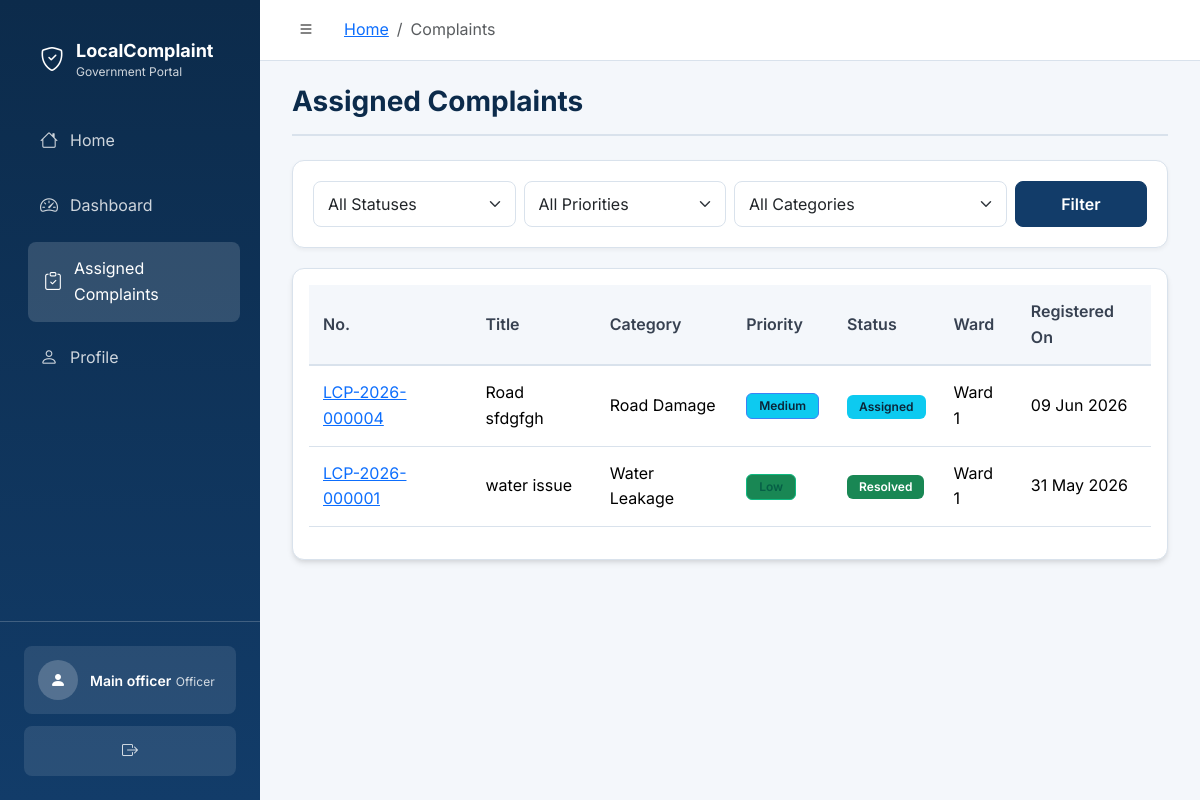
Before: /officer/complaints (signed in) with the older database file.
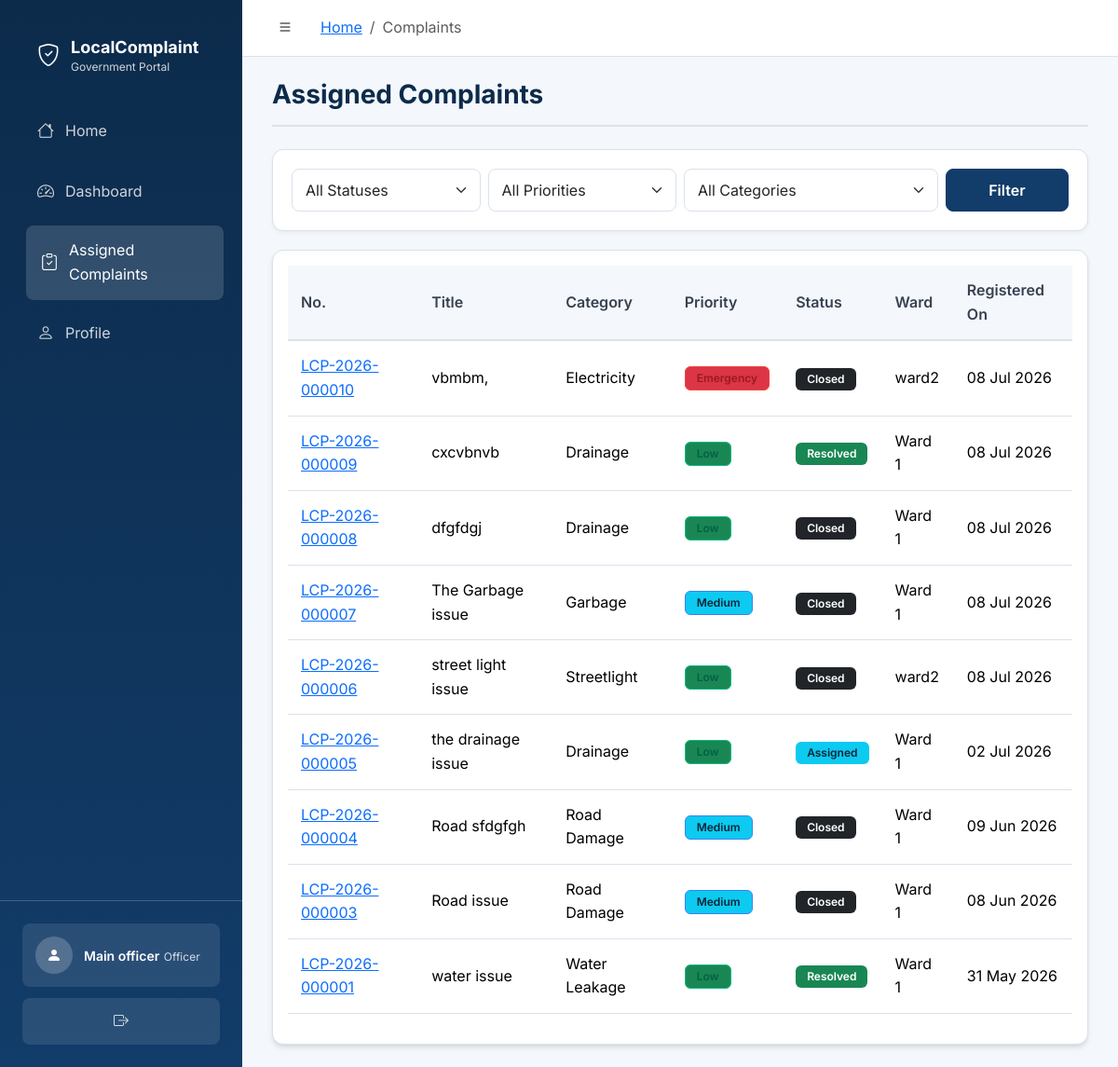
After: the same page with the newer database file.
### backend/models/complaint.py (models this page shows, shortened)
class Complaint(db.Model):
    __tablename__ = "complaints"
    STATUS_SUBMITTED = "Submitted"
    STATUS_ASSIGNED = "Assigned"
    STATUS_IN_PROGRESS = "In Progress"
    STATUS_RESOLVED = "Resolved"
    STATUS_CLOSED = "Closed"
    STATUSES = (
        STATUS_SUBMITTED,
        STATUS_ASSIGNED,
        STATUS_IN_PROGRESS,
        STATUS_RESOLVED,
        STATUS_CLOSED,
    )
    PRIORITY_LOW = "Low"
    PRIORITY_MEDIUM = "Medium"
    PRIORITY_HIGH = "High"
    PRIORITY_EMERGENCY = "Emergency"
    PRIORITIES = (
        PRIORITY_LOW,
        PRIORITY_MEDIUM,
        PRIORITY_HIGH,
        PRIORITY_EMERGENCY,
    )
    ESCALATION_NORMAL = "Normal"
    ESCALATION_URGENT = "Urgent"
    ESCALATION_CRITICAL = "Critical"
    ESCALATION_LEVELS = (
        ESCALATION_NORMAL,
        ESCALATION_URGENT,
        ESCALATION_CRITICAL,
    )
    REFILE_AFTER_DAYS = 7
    complaint_id = db.Column(db.Integer, primary_key=True, autoincrement=True)
    complaint_number = db.Column(
        db.String(30),
        unique=True,
        nullable=True,
        index=True,
    )
    title = db.Column(db.String(200), nullable=False)
    description = db.Column(db.Text, nullable=False)
    category_id = db.Column(
        db.Integer,
        db.ForeignKey(
            "complaint_categories.category_id",
            ondelete="RESTRICT",
            onupdate="CASCADE",
        ),
        nullable=False,
        index=True,
    )
    priority = db.Column(
        db.Enum(*PRIORITIES, name="complaint_priority"),
        nullable=False,
        default=PRIORITY_MEDIUM,
        index=True,
    )
    status = db.Column(
        db.Enum(*STATUSES, name="complaint_status"),
        nullable=False,
        default=STATUS_SUBMITTED,
        index=True,
    )
    escalation_level = db.Column(
        db.Enum(*ESCALATION_LEVELS, name="complaint_escalation_level"),
        nullable=False,
        default=ESCALATION_NORMAL,
        index=True,
    )
    location = db.Column(db.String(255), nullable=False)
    ward_id = db.Column(
        db.Integer,
        db.ForeignKey("wards.ward_id", ondelete="RESTRICT", onupdate="CASCADE"),
        nullable=False,
        index=True,
    )
    citizen_id = db.Column(
        db.Integer,
        db.ForeignKey("users.user_id", ondelete="RESTRICT", onupdate="CASCADE"),
        nullable=False,
        index=True,
    )
    assigned_officer_id = db.Column(
        db.Integer,
        db.ForeignKey("users.user_id", ondelete="SET NULL", onupdate="CASCADE"),
        index=True,
    )
    before_image_path = db.Column(db.String(255))
    after_image_path = db.Column(db.String(255))
    resolution_notes = db.Column(db.Text)
    work_performed = db.Column(db.Text)
    materials_used = db.Column(db.Text)
    additional_remarks = db.Column(db.Text)
    is_active = db.Column(db.Boolean, nullable=False, default=True, index=True)
    submitted_at = db.Column(
        db.DateTime,
        nullable=False,
        default=datetime.utcnow,
        index=True,
    )
    assigned_at = db.Column(db.DateTime)
    resolved_at = db.Column(db.DateTime)
    closed_at = db.Column(db.DateTime)
    created_at = db.Column(db.DateTime, nullable=False, default=datetime.utcnow)
    updated_at = db.Column(
        db.DateTime,
        nullable=False,
        default=datetime.utcnow,
        onupdate=datetime.utcnow,
    )
    category = db.relationship(
        "ComplaintCategory",
        back_populates="complaints",
    )
    ward = db.relationship(
        "Ward",
        back_populates="complaints",
    )
    citizen = db.relationship(
        "User",
        foreign_keys=[citizen_id],
        back_populates="citizen_complaints",
    )
    assigned_officer = db.relationship(
        "User",
        foreign_keys=[assigned_officer_id],
        back_populates="assigned_complaints",
    )
    updates = db.relationship(
        "ComplaintUpdate",
        back_populates="complaint",
        lazy="dynamic",
        cascade="all, delete-orphan",
        order_by="ComplaintUpdate.created_at.asc()",
    )
    notifications = db.relationship(
        "Notification",
        back_populates="complaint",
        lazy="dynamic",
    )
    feedback = db.relationship(
        "Feedback",
        back_populates="complaint",
        uselist=False,
        cascade="all, delete-orphan",
    )

class ComplaintCategory(db.Model):
    __tablename__ = "complaint_categories"
    category_id = db.Column(db.Integer, primary_key=True, autoincrement=True)
    category_name = db.Column(db.String(100), nullable=False, unique=True)
    description = db.Column(db.String(255))
    is_active = db.Column(db.Boolean, nullable=False, default=True, index=True)
    created_at = db.Column(db.DateTime, nullable=False, default=datetime.utcnow)
    updated_at = db.Column(
        db.DateTime,
        nullable=False,
        default=datetime.utcnow,
        onupdate=datetime.utcnow,
    )
    complaints = db.relationship(
        "Complaint",
        back_populates="category",
        lazy="dynamic",
    )

class Ward(db.Model):
    __tablename__ = "wards"
    ward_id = db.Column(db.Integer, primary_key=True, autoincrement=True)
    ward_name = db.Column(db.String(120), nullable=False)
    ward_code = db.Column(db.String(30), nullable=False, unique=True)
    assigned_officer_id = db.Column(
        db.Integer,
        db.ForeignKey(
            "users.user_id",
            ondelete="SET NULL",
            onupdate="CASCADE",
        ),
    )
    is_active = db.Column(db.Boolean, nullable=False, default=True, index=True)
    created_at = db.Column(db.DateTime, nullable=False, default=datetime.utcnow)
    updated_at = db.Column(
        db.DateTime,
        nullable=False,
        default=datetime.utcnow,
        onupdate=datetime.utcnow,
    )
    assigned_officer = db.relationship(
        "User",
        foreign_keys=[assigned_officer_id],
        back_populates="assigned_wards",
    )
    complaints = db.relationship(
        "Complaint",
        back_populates="ward",
        lazy="dynamic",
    )

### backend/routes/officer_routes.py (the view)
@officer_bp.route("/complaints")
@officer_required
def assigned_complaints():
    page = request.args.get("page", 1, type=int)
    status = request.args.get("status", "").strip()
    priority = request.args.get("priority", "").strip()
    category_id = request.args.get("category", "").strip()
    complaints = assigned_complaints_query()
    if status in Complaint.STATUSES:
        complaints = complaints.filter(Complaint.status == status)
    if priority in Complaint.PRIORITIES:
        complaints = complaints.filter(Complaint.priority == priority)
    if category_id.isdigit():
        complaints = complaints.filter(Complaint.category_id == int(category_id))
    pagination = (
        complaints.options(
            db.joinedload(Complaint.category),
            db.joinedload(Complaint.ward),
            db.joinedload(Complaint.citizen),
        )
        .order_by(Complaint.submitted_at.desc())
        .paginate(page=page, per_page=10, error_out=False)
    )
    return render_template(
        "officer/assigned_complaints.html",
        complaints=pagination.items,
        pagination=pagination,
        statuses=Complaint.STATUSES,
        priorities=Complaint.PRIORITIES,
        categories=active_categories(),
        filters={
            "status": status,
            "priority": priority,
            "category": category_id,
            "page": page,
        },
    )

### backend/__init__.py (called while the page is built)
def create_app(config_name=None):
    app = Flask(
        __name__,
        static_folder="static",
        template_folder="templates",
    )
    load_config(app, config_name)
    init_extensions(app)
    register_blueprints(app)
    register_context_processors(app)
    register_jinja_filters(app)
    register_cli_commands(app)
    register_error_handlers(app)
    configure_session_security(app)
    ensure_upload_directories(app)
    register_temporary_routes(app)
    @app.after_request
    def add_header(response):
        response.headers["Cache-Control"] = "no-store, no-cache, must-revalidate, post-check=0, pre-check=0, max-age=0"
        response.headers["Pragma"] = "no-cache"
        response.headers["Expires"] = "-1"
        return response
    return app

### backend/extensions.py (called while the page is built)
@login_manager.user_loader
def load_user(user_id):
    from backend.models import User
    if not user_id:
        return None
    try:
        return db.session.get(User, int(user_id))
    except (TypeError, ValueError):
        return None

### backend/routes/officer_routes.py (called while the page is built)
def active_categories():
    return (
        ComplaintCategory.query.filter_by(is_active=True)
        .order_by(ComplaintCategory.category_name.asc())
        .all()
    )

### backend/templates/officer/assigned_complaints.html (shortened to what this page needs)
{% extends "base_dashboard.html" %}
{% from "components/macros.html" import form_field, empty_state, table_header, status_badge, priority_badge, escalation_badge with context %}
{% block content %}
<div class="page-header"><h1 class="h3">Assigned Complaints</h1></div>
<div class="filter-panel"><form autocomplete="off" class="row g-2" method="get">
  <div class="col-md-3"><select class="form-select" name="status"><option value="">All Statuses</option></select></div>
  <div class="col-md-3"><select class="form-select" name="priority"><option value="">All Priorities</option></select></div>
  <div class="col-md-4"><select class="form-select" name="category"><option value="">All Categories</option></select></div>
  <div class="col-md-2"><button class="btn btn-primary w-100">Filter</button></div>
</form></div>
<div class="card p-3 table-responsive"><div class="table-responsive">
<table class="table table-hover align-middle align-middle"><thead><tr><th>No.</th><th>Title</th><th>Category</th><th>Priority</th><th>Status</th><th>Ward</th><th>Registered On</th></tr></thead><tbody>{% for complaint in complaints %}<tr><td><a href="{{ url_for('officer.complaint_detail', complaint_id=complaint.complaint_id) }}">{{ complaint.complaint_number }}</a></td><td>{{ complaint.title }}</td><td>{{ complaint.category.category_name }}</td><td>{{ priority_badge(c.priority if c is defined else complaint.priority) }}</td><td>{{ status_badge(c.status if c is defined else complaint.status) }}</td><td>{{ complaint.ward.ward_name }}</td><td>{{ complaint.submitted_at|date }}</td></tr>{% else %}<tr><td colspan="7" class="text-muted">No complaints found.</td></tr>{% endfor %}</tbody></table>
</div>{% include "components/pagination.html" %}</div>
{% endblock %}

### backend/templates/base_dashboard.html (shortened to what this page needs)
<!doctype html>
<html lang="en">
<head>
  <link href="https://cdn.jsdelivr.net/npm/bootstrap@5.3.3/dist/css/bootstrap.min.css" rel="stylesheet">
  <link href="https://cdn.jsdelivr.net/npm/bootstrap-icons@1.11.3/font/bootstrap-icons.min.css" rel="stylesheet">
  <link rel="stylesheet" href="{{ url_for('static', filename='css/style.css') }}">
</head>
<body class="dashboard-body">
  <aside class="sidebar" id="sidebar">
    <div class="sidebar-header">
      <a href="{{ url_for('index') }}" class="sidebar-brand">
        <div class="sidebar-brand-icon"><i class="bi bi-shield-check"></i></div>
        <div class="sidebar-brand-text">
          <span class="sidebar-brand-title">LocalComplaint</span>
          <span class="sidebar-brand-sub">Government Portal</span>
        </div>
      </a>
    </div>
    <nav class="sidebar-nav">
      {% block sidebar_nav %}
        {% if current_user.is_authenticated %}
          {% if current_user.role == 'citizen' %}
            {% include "components/sidebar_citizen.html" %}
          {% elif current_user.role == 'officer' %}
            {% include "components/sidebar_officer.html" %}
          {% elif current_user.role == 'admin' %}
            {% include "components/sidebar_admin.html" %}
          {% endif %}
        {% endif %}
      {% endblock %}
    </nav>
    <div class="sidebar-footer">
      <div class="sidebar-user">
        <div class="sidebar-user-avatar">
          <i class="bi bi-person-fill"></i>
        </div>
        <div class="sidebar-user-info">
          <span class="sidebar-user-name">{{ current_user.full_name if current_user.is_authenticated else 'Guest' }}</span>
          <span class="sidebar-user-role">{{ current_user.role | capitalize if current_user.is_authenticated else '' }}</span>
        </div>
      </div>
      <a href="{{ url_for('auth.logout') }}" class="sidebar-logout" title="Logout">
        <i class="bi bi-box-arrow-right"></i>
      </a>
    </div>
  </aside>
  <div class="main-wrapper">
    <header class="topbar">
      <button class="topbar-toggle" id="sidebarToggle" aria-label="Toggle sidebar">
        <i class="bi bi-list"></i>
      </button>
      <div class="topbar-breadcrumb">
        {% block breadcrumb %}
          {% set path_parts = request.path.strip('/').split('/') %}
          <nav aria-label="breadcrumb">
            <ol class="breadcrumb mb-0">
              <li class="breadcrumb-item"><a href="{{ url_for(current_user.role|lower + '.dashboard') if current_user.is_authenticated else url_for('index') }}">Home</a></li>
              {% for part in path_parts %}
                {% if part != current_user.role|lower %}
                  {% if loop.last %}
                    <li class="breadcrumb-item active" aria-current="page">{{ part | replace('_', ' ') | replace('-', ' ') | title }}</li>
                  {% else %}
                    <li class="breadcrumb-item text-muted">{{ part | replace('_', ' ') | replace('-', ' ') | title }}</li>
                  {% endif %}
                {% endif %}
              {% endfor %}
            </ol>
          </nav>
        {% endblock %}
      </div>
    </header>
    <main class="page-content">
      {% block content %}{% endblock %}
    </main>
  </div>
</body>
</html>

### backend/templates/components/macros.html (shortened to what this page needs)
{% macro status_badge(status) %}
  {% set badge_class = status | replace(' ', '-') %}
  <span class="badge badge-status-{{ badge_class }}">{{ status }}</span>
{% endmacro %}
{% macro priority_badge(priority) %}
  <span class="badge badge-priority-{{ priority }}">{{ priority }}</span>
{% endmacro %}

Changed rows visible on the page:
added Complaint: complaint_number "LCP-2026-000010", title "vbmbm,", category.category_name "Electricity", priority "Emergency", status "Closed", ward.ward_name "ward2", submitted_at "08 Jul 2026"
added Complaint: complaint_number "LCP-2026-000009", title "cxcvbnvb", category.category_name "Drainage", priority "Low", status "Resolved", ward.ward_name "Ward 1", submitted_at "08 Jul 2026"
added Complaint: complaint_number "LCP-2026-000008", title "dfgfdgj", category.category_name "Drainage", priority "Low", status "Closed", ward.ward_name "Ward 1", submitted_at "08 Jul 2026"
added Complaint: complaint_number "LCP-2026-000007", title "The Garbage issue", category.category_name "Garbage", priority "Medium", status "Closed", ward.ward_name "Ward 1", submitted_at "08 Jul 2026"
added Complaint: complaint_number "LCP-2026-000006", title "street light issue", category.category_name "Streetlight", priority "Low", status "Closed", ward.ward_name "ward2", submitted_at "08 Jul 2026"
now on this page (row edited): Complaint: complaint_number "LCP-2026-000005", title "the drainage issue", category.category_name "Drainage", priority "Low", status "Assigned", ward.ward_name "Ward 1", submitted_at "02 Jul 2026"
changed Complaint "LCP-2026-000004": status "Assigned" → "Closed"
now on this page (row edited): Complaint: complaint_number "LCP-2026-000003", title "Road issue", category.category_name "Road Damage", priority "Medium", status "Closed", ward.ward_name "Ward 1", submitted_at "08 Jun 2026"
